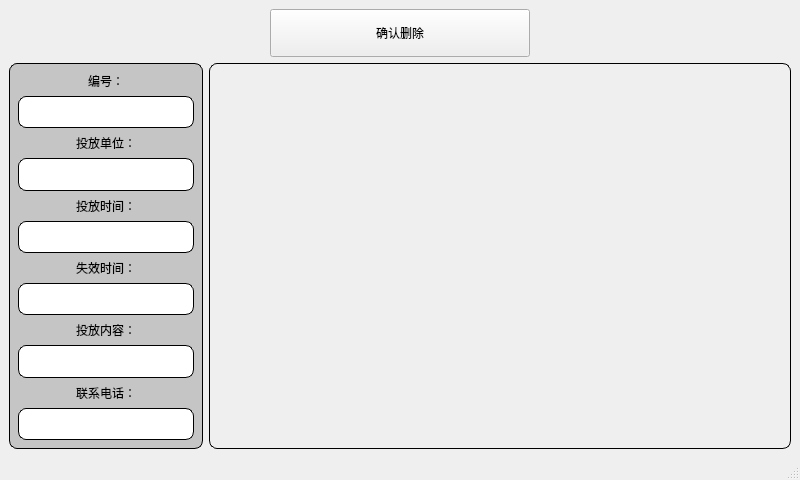
<?xml version="1.0" encoding="UTF-8"?>
<ui version="4.0">
 <class>dele1</class>
 <widget class="QMainWindow" name="dele1">
  <property name="geometry">
   <rect>
    <x>0</x>
    <y>0</y>
    <width>800</width>
    <height>480</height>
   </rect>
  </property>
  <property name="windowTitle">
   <string>删除广告</string>
  </property>
  <property name="styleSheet">
   <string notr="true">QWidget#widget_2{
	background-color: rgba(179, 179, 179,0.7);
	border:1px solid rgb(0, 0, 0);
	border-radius:8px;
}

QLabel#label{
	border:1px solid rgb(0, 0, 0);
	border-radius:8px;
}

QLabel#label_7{
	background-color: rgb(255, 255, 255);
	border:1px solid rgb(0, 0, 0);
	border-radius:8px;
}
QLabel#label_8{
	background-color: rgb(255, 255, 255);
	border:1px solid rgb(0, 0, 0);
	border-radius:8px;
}
QLabel#label_9{
	background-color: rgb(255, 255, 255);
	border:1px solid rgb(0, 0, 0);
	border-radius:8px;
}
QLabel#label_10{
	background-color: rgb(255, 255, 255);
	border:1px solid rgb(0, 0, 0);
	border-radius:8px;
}
QLabel#label_11{
	background-color: rgb(255, 255, 255);
	border:1px solid rgb(0, 0, 0);
	border-radius:8px;
}
QLabel#label_13{
	background-color: rgb(255, 255, 255);
	border:1px solid rgb(0, 0, 0);
	border-radius:8px;
}</string>
  </property>
  <widget class="QWidget" name="centralwidget">
   <layout class="QGridLayout" name="gridLayout">
    <item row="0" column="0">
     <layout class="QVBoxLayout" name="verticalLayout_2" stretch="1,8">
      <item>
       <widget class="QWidget" name="widget" native="true">
        <property name="styleSheet">
         <string notr="true"/>
        </property>
        <layout class="QHBoxLayout" name="horizontalLayout_2">
         <property name="leftMargin">
          <number>0</number>
         </property>
         <property name="topMargin">
          <number>0</number>
         </property>
         <property name="rightMargin">
          <number>0</number>
         </property>
         <property name="bottomMargin">
          <number>0</number>
         </property>
         <item>
          <spacer name="horizontalSpacer_2">
           <property name="orientation">
            <enum>Qt::Horizontal</enum>
           </property>
           <property name="sizeHint" stdset="0">
            <size>
             <width>40</width>
             <height>20</height>
            </size>
           </property>
          </spacer>
         </item>
         <item>
          <widget class="QPushButton" name="delEnt">
           <property name="sizePolicy">
            <sizepolicy hsizetype="Expanding" vsizetype="Expanding">
             <horstretch>0</horstretch>
             <verstretch>0</verstretch>
            </sizepolicy>
           </property>
           <property name="text">
            <string>确认删除</string>
           </property>
          </widget>
         </item>
         <item>
          <spacer name="horizontalSpacer_3">
           <property name="orientation">
            <enum>Qt::Horizontal</enum>
           </property>
           <property name="sizeHint" stdset="0">
            <size>
             <width>40</width>
             <height>20</height>
            </size>
           </property>
          </spacer>
         </item>
        </layout>
       </widget>
      </item>
      <item>
       <layout class="QHBoxLayout" name="horizontalLayout" stretch="1,3">
        <item>
         <widget class="QWidget" name="widget_2" native="true">
          <property name="styleSheet">
           <string notr="true"/>
          </property>
          <layout class="QVBoxLayout" name="verticalLayout" stretch="2,5,2,5,2,5,2,5,2,5,2,5">
           <item>
            <widget class="QLabel" name="label_12">
             <property name="text">
              <string>编号：</string>
             </property>
             <property name="alignment">
              <set>Qt::AlignCenter</set>
             </property>
            </widget>
           </item>
           <item>
            <widget class="QLabel" name="label_13">
             <property name="text">
              <string/>
             </property>
             <property name="alignment">
              <set>Qt::AlignCenter</set>
             </property>
            </widget>
           </item>
           <item>
            <widget class="QLabel" name="label_2">
             <property name="sizePolicy">
              <sizepolicy hsizetype="Expanding" vsizetype="Expanding">
               <horstretch>0</horstretch>
               <verstretch>0</verstretch>
              </sizepolicy>
             </property>
             <property name="layoutDirection">
              <enum>Qt::LeftToRight</enum>
             </property>
             <property name="text">
              <string>投放单位：</string>
             </property>
             <property name="alignment">
              <set>Qt::AlignCenter</set>
             </property>
            </widget>
           </item>
           <item>
            <widget class="QLabel" name="label_7">
             <property name="sizePolicy">
              <sizepolicy hsizetype="Expanding" vsizetype="Expanding">
               <horstretch>0</horstretch>
               <verstretch>0</verstretch>
              </sizepolicy>
             </property>
             <property name="text">
              <string/>
             </property>
             <property name="alignment">
              <set>Qt::AlignCenter</set>
             </property>
            </widget>
           </item>
           <item>
            <widget class="QLabel" name="label_3">
             <property name="sizePolicy">
              <sizepolicy hsizetype="Expanding" vsizetype="Expanding">
               <horstretch>0</horstretch>
               <verstretch>0</verstretch>
              </sizepolicy>
             </property>
             <property name="text">
              <string>投放时间：</string>
             </property>
             <property name="alignment">
              <set>Qt::AlignCenter</set>
             </property>
            </widget>
           </item>
           <item>
            <widget class="QLabel" name="label_8">
             <property name="sizePolicy">
              <sizepolicy hsizetype="Expanding" vsizetype="Expanding">
               <horstretch>0</horstretch>
               <verstretch>0</verstretch>
              </sizepolicy>
             </property>
             <property name="text">
              <string/>
             </property>
             <property name="alignment">
              <set>Qt::AlignCenter</set>
             </property>
            </widget>
           </item>
           <item>
            <widget class="QLabel" name="label_4">
             <property name="sizePolicy">
              <sizepolicy hsizetype="Expanding" vsizetype="Expanding">
               <horstretch>0</horstretch>
               <verstretch>0</verstretch>
              </sizepolicy>
             </property>
             <property name="text">
              <string>失效时间：</string>
             </property>
             <property name="alignment">
              <set>Qt::AlignCenter</set>
             </property>
            </widget>
           </item>
           <item>
            <widget class="QLabel" name="label_9">
             <property name="sizePolicy">
              <sizepolicy hsizetype="Expanding" vsizetype="Expanding">
               <horstretch>0</horstretch>
               <verstretch>0</verstretch>
              </sizepolicy>
             </property>
             <property name="text">
              <string/>
             </property>
             <property name="alignment">
              <set>Qt::AlignCenter</set>
             </property>
            </widget>
           </item>
           <item>
            <widget class="QLabel" name="label_5">
             <property name="sizePolicy">
              <sizepolicy hsizetype="Expanding" vsizetype="Expanding">
               <horstretch>0</horstretch>
               <verstretch>0</verstretch>
              </sizepolicy>
             </property>
             <property name="layoutDirection">
              <enum>Qt::LeftToRight</enum>
             </property>
             <property name="text">
              <string>投放内容：</string>
             </property>
             <property name="alignment">
              <set>Qt::AlignCenter</set>
             </property>
            </widget>
           </item>
           <item>
            <widget class="QLabel" name="label_10">
             <property name="sizePolicy">
              <sizepolicy hsizetype="Expanding" vsizetype="Expanding">
               <horstretch>0</horstretch>
               <verstretch>0</verstretch>
              </sizepolicy>
             </property>
             <property name="text">
              <string/>
             </property>
             <property name="alignment">
              <set>Qt::AlignCenter</set>
             </property>
            </widget>
           </item>
           <item>
            <widget class="QLabel" name="label_6">
             <property name="sizePolicy">
              <sizepolicy hsizetype="Expanding" vsizetype="Expanding">
               <horstretch>0</horstretch>
               <verstretch>0</verstretch>
              </sizepolicy>
             </property>
             <property name="text">
              <string>联系电话：</string>
             </property>
             <property name="alignment">
              <set>Qt::AlignCenter</set>
             </property>
            </widget>
           </item>
           <item>
            <widget class="QLabel" name="label_11">
             <property name="sizePolicy">
              <sizepolicy hsizetype="Expanding" vsizetype="Expanding">
               <horstretch>0</horstretch>
               <verstretch>0</verstretch>
              </sizepolicy>
             </property>
             <property name="text">
              <string/>
             </property>
             <property name="alignment">
              <set>Qt::AlignCenter</set>
             </property>
            </widget>
           </item>
          </layout>
         </widget>
        </item>
        <item>
         <widget class="QLabel" name="label">
          <property name="sizePolicy">
           <sizepolicy hsizetype="Expanding" vsizetype="Expanding">
            <horstretch>0</horstretch>
            <verstretch>0</verstretch>
           </sizepolicy>
          </property>
          <property name="text">
           <string/>
          </property>
         </widget>
        </item>
       </layout>
      </item>
     </layout>
    </item>
   </layout>
  </widget>
  <widget class="QMenuBar" name="menubar">
   <property name="geometry">
    <rect>
     <x>0</x>
     <y>0</y>
     <width>800</width>
     <height>21</height>
    </rect>
   </property>
  </widget>
  <widget class="QStatusBar" name="statusbar"/>
 </widget>
 <resources/>
 <connections/>
</ui>
